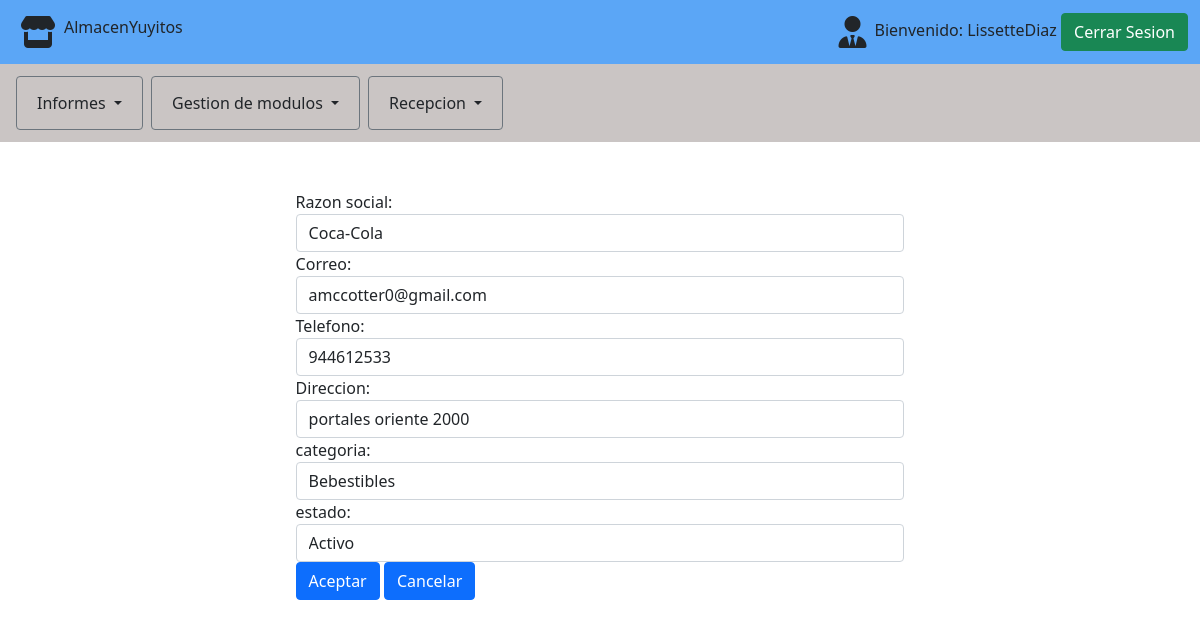
/proveedores/editar/1 (signed in), run on the app's committed database.
### src/models.py (models this page shows)
class PROVEEDOR(models.Model):
    razon_social = models.CharField(max_length=100, default=None)
    correo = models.CharField(max_length=100, default=None)
    telefono = models.CharField(max_length=12, default=None)
    direccion = models.CharField(max_length=150, default=None)
    categoria_proveedor = models.ForeignKey(CATEGORIA_PROVEEDOR, on_delete=models.CASCADE, default=None, blank=True)
    estado = models.IntegerField(default=None, choices=estado_proveedor)

### src/views.py (the view, shortened to what this page needs)
# urls.py: path('proveedores/editar/<int:pk>', ProveedorActualizar.as_view(template_name = "proveedores/actualizar.html"), name='actualizar'),
@method_decorator(login_required, name='dispatch')
class ProveedorActualizar(SuccessMessageMixin, UpdateView):
    model = PROVEEDOR
    form = FormProveedor()
    fields = "__all__"
    success_message = 'Proveedor actualizado correctamente'

### src/models.py (called while the page is built)
    def __str__(self):
        return self.descripcion

### src/templates/proveedores/actualizar.html (shortened to what this page needs)
{% extends 'layout.html' %}
{% load widget_tweaks %}
{% block content %}
    <div class="container p-3">
        <div class="container registro pt-3" style="width:60%">
            <form method="post" action="" class="p-3">
                <div class="form-group">
                    <label for="username" class="txt_negrita">Razon social:</label>
                    {{ form.razon_social|add_class:"form-control" }}
                </div>
                <div class="form-group">
                    <label for="email" class="txt_negrita">Correo:</label>
                    {{ form.correo|add_class:"form-control" }}
                </div>
                <div class="form-group">
                    <label for="last_name" class="txt_negrita">Telefono:</label>
                    {{ form.telefono|add_class:"form-control" }}
                </div>
                <div class="form-group">
                    <label for="password1" class="txt_negrita">Direccion:</label>
                    {{ form.direccion|add_class:"form-control" }}
                </div>
                <div class="form-group">
                    <label for="first_name" class="txt_negrita">categoria:</label>
                    {{ form.categoria_proveedor|add_class:"form-control" }}
                </div>
                <div class="form-group">
                    <label for="password2" class="txt_negrita">estado:</label>
                    {{ form.estado|add_class:"form-control" }}
                </div>
                <button type="submit" id="boton_aceptar" class="btn btn-primary">Aceptar</button>
                <a href="{% url 'listarProveedores' %}" type="submit" class="btn btn-primary">Cancelar</a>
            </form>
        </div>
    </div>
{% endblock %}

### src/templates/layout.html (shortened to what this page needs)
{% load static %}
<!DOCTYPE HTML>
<html>
    <head>
        <link href="https://cdn.jsdelivr.net/npm/bootstrap@5.0.0-beta3/dist/css/bootstrap.min.css" rel="stylesheet">
        <link rel="stylesheet" href="{% static 'css/layout.css' %}">
    </head>
    <body>
        <nav class="navbar contenedor-principal navbar-expand-lg">
            <div class="container-fluid">
                <div class="collapse navbar-collapse" id="navbarSupportedContent">
                    <i class="fas fa-store fa-2x p-2"></i>
                    <h6>Almacen</h6>
                    <h6>Yuyitos</h6>
                </div>
                <div class="p-2">
                    <i class="fas fa-user-tie fa-2x"></i>
                </div>
                <div class="nombre-usuario">
                    {% if user.is_authenticated %}
                        <span id="username">Bienvenido: {{ request.user }}</span>
                        <a href="{% url 'logout'%}?next={{request.path}}" class="btn btn-success">Cerrar Sesion</a>
                    {% endif %}
                </div>
            </div>
        </nav>
    <nav class="navbar navegador navbar-expand-lg">
        <div class="container-fluid">
            <div class="collapse navbar-collapse" id="navbarSupportedContent">
                <ul class="navbar-nav me-auto mb-2 mb-lg-0">
                    <li class="nav-item dropdown btn btn-outline-secondary m-1">
                        <a class="nav-link dropdown-toggle text-dark" href="#" id="navbarDropdown" role="button" data-bs-toggle="dropdown" aria-haspopup="true" aria-expanded="false">
                            Informes
                        </a>
                    </li>
                    <li class="nav-item dropdown btn btn-outline-secondary m-1">
                        <a class="nav-link dropdown-toggle text-dark" href="#" id="navbarDropdown" role="button" data-bs-toggle="dropdown" aria-haspopup="true" aria-expanded="false">
                            Gestion de modulos
                        </a>
                    </li>
                    <li class="nav-item dropdown btn btn-outline-secondary  m-1">
                        <a class="nav-link dropdown-toggle text-dark" href="#" id="navbarDropdown" role="button" data-bs-toggle="dropdown" aria-haspopup="true" aria-expanded="false">
                        Recepcion
                        </a>
                    </li>
                </ul>
            </div>
        </div>
    </nav>
    <div id="content">
        {% block content %}{% endblock %}
    </div>
    </body>
</html>

### src/static/css/layout.css (style rules this page uses)
.contenedor-principal { background-color: #5ba6f6; }
.contenedor-principal i { float: left; }
.navegador { background-color: #cac5c4; }

### data on the page
PROVEEDOR: razon_social "Coca-Cola", correo "amccotter0@gmail.com", telefono "944612533", direccion "portales oriente 2000", categoria_proveedor "Bebestibles", estado "Activo"

### other printed values
{{ request.user }} "LissetteDiaz"
